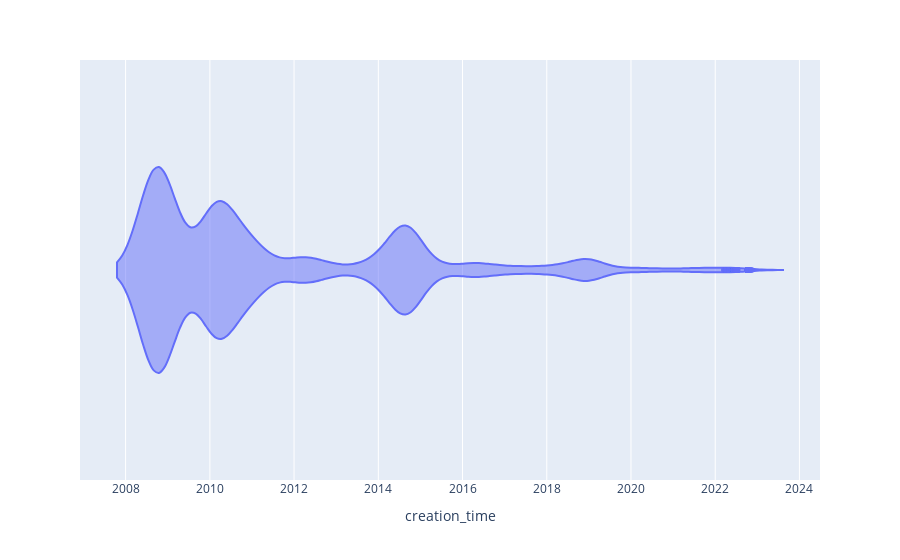

The notebook cell this image was saved under:
### Markdown cell above
# Analyse des dates d'ajout des données

### Code cell
px.violin(actor, x='creation_time')

### Figure 1 — Plotly figure (JSON) as saved in the notebook; plotly's stock layout.template omitted (floating-point values rounded to 4 significant figures; data arrays with more than 128 entries replaced by an {"elided": "..."} marker saying what was removed)
{"data": [{"alignmentgroup": "True", "box": {"visible": false}, "hovertemplate": "creation_time=%{x}<extra></extra>", "legendgroup": "", "marker": {"color": "#636efa"}, "name": "", "offsetgroup": "", "orientation": "h", "scalegroup": "True", "showlegend": false, "type": "violin", "x": {"elided": "59625 str values"}, "x0": " ", "xaxis": "x", "y0": " ", "yaxis": "y"}], "layout": {"legend": {"tracegroupgap": 0}, "margin": {"t": 60}, "violinmode": "group", "xaxis": {"anchor": "y", "domain": [0, 1], "title": {"text": "creation_time"}}, "yaxis": {"anchor": "x", "domain": [0, 1]}}}
